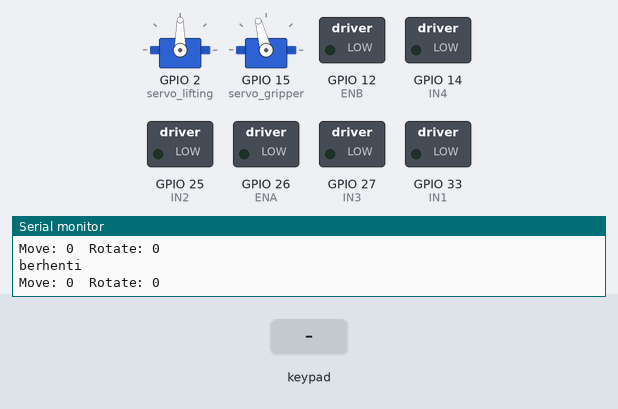
Recording of a sketch running on a simulated ESP32. On the bench: 2 × servo, switched loads named in the sketch (green lamp = pin HIGH), the last lines printed to the serial monitor. The inputs (shaded band) are chosen by the test bench. Nothing arrives over Bluetooth unless stated.

Above: at 1.2 s.
1.3 s: key 'S' pressed
At 1.53 s:
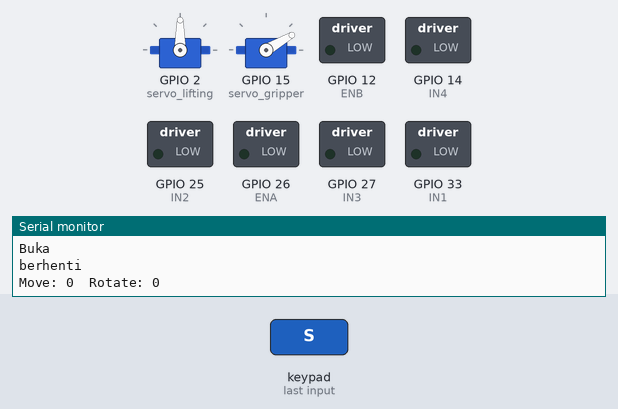
Timing chart, 0 to 4.3 s (numbered marks = the images above; inputs shaded):
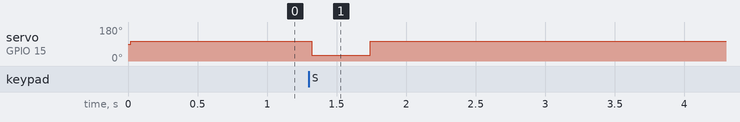

Measured:
- after the input at 1.3 s, servo on GPIO 15 (servo_gripper): 105° → 30° at once, → 105° 0.42 s later

The sketch:

transporter_unpad_new_new.ino
```cpp
#include <PS4Controller.h>
#include <ESP32Servo.h>

#define IN1 33
#define IN2 25
#define IN3 27
#define IN4 14
#define ENA 26
#define ENB 12

Servo servo_lifting;
Servo servo_gripper;

#define CH_A 0
#define CH_B 1
#define FREQ 1000
#define RESOLUTION 8
#define DEADZONE 15

int moveValue = 0;
int rotateValue = 0;

// ====================== SETUP ======================
void setup() {
  Serial.begin(115200);
  PS4.begin("38:4f:f0:8c:56:2f");
  Serial.println("PS4 Controller Ready with ps4SetEventCallback!");

  pinMode(IN1, OUTPUT);
  pinMode(IN2, OUTPUT);
  pinMode(IN3, OUTPUT);
  pinMode(IN4, OUTPUT);
  pinMode(ENA, OUTPUT);
  pinMode(ENB, OUTPUT);

  servo_lifting.attach(2, 500, 2400);
  servo_gripper.attach(15, 500, 2400);

  ledcSetup(CH_A + 4, FREQ, RESOLUTION);
  ledcSetup(CH_B + 4, FREQ, RESOLUTION);
  ledcAttachPin(ENA, CH_A + 4);
  ledcAttachPin(ENB, CH_B + 4);

  // Daftarkan callback utama
 PS4.attach(ps4Event);
}

// ====================== CALLBACK PS4 EVENT ======================
void ps4Event() {
// void ps4Event(ps4_t ps4, ps4_event_t event) {
  // ======== 1. Analognya bergerak ========
  // if (event.analog_move.stick.lx != 0 || event.analog_move.stick.ly != 0 ||
  //     event.analog_move.stick.rx != 0 || event.analog_move.stick.ry != 0) {

  //   moveValue = antiDrift(ps4.analog.stick.ly, DEADZONE);
  //   rotateValue = antiDrift(ps4.analog.stick.rx, DEADZONE);

  //   moveValue = map(moveValue, -128, 128, -255, 255);
  //   rotateValue = map(rotateValue, -128, 128, -190, 190);
  //   controlRobot(moveValue, rotateValue);
  // }

  // // ======== 2. Tombol ditekan ========
  // if (event.button_down.square) {
  //   servo_gripper.write(0);
  //   Serial.println("🟩 Gripper buka");
  // }
  // else if (event.button_down.cross) {
  //   servo_gripper.write(180);
  //   Serial.println("❌ Gripper tutup");
  // }
  // else{
  //   servo_gripper.write(90);
  // }

  // if (event.button_down.r1) {
  //   servo_lifting.write(180);
  //   Serial.println("⬆️ Lifting naik");
  // }
  // else if (event.button_down.l1) {
  //   servo_lifting.write(0);
  //   Serial.println("⬇️ Lifting turun");
  // }
  // else{
  //   servo_lifting.write(90);
  // }
  // if (event.button_down.ps) {
  //   stopMotor();
  //   Serial.println("🚨 EMERGENCY STOP!");
  // }

  moveValue = antiDrift(PS4.RStickX(), DEADZONE);
  moveValue = map(moveValue, -128, 128, -190, 190);

  // Baca nilai analog dari stick kanan (putar kiri/kanan)
  rotateValue = antiDrift(PS4.LStickY(), DEADZONE);
  rotateValue = map(rotateValue, -128, 128, -255, 255);

  // Kendali robot
  controlRobot(moveValue, rotateValue);

  // digitalWrite(IN1, HIGH);
  // digitalWrite(IN2, LOW);
  // ledcWrite(CH_A, 220);

  //Kendali servo gripper
  // if (PS4.Triangle()){
  //   servo_gripper.write(0);
  //   Serial.println("0 derajat");
  // }
  if (PS4.Square()){
    servo_gripper.write(30);
    Serial.println("Buka");
  }
  // else if (PS4.Cross()){
  //   servo_gripper.write(180);
  //   Serial.println("Tutup");
  // }
  else{
    servo_gripper.write(105);
  }


  //kendali servo lifting
  if(PS4.R1()){
    servo_lifting.write(180);
    Serial.println("naik");
  }
  else if(PS4.L1()){
    servo_lifting.write(0);
    Serial.println("turun");
  }
  else{
    servo_lifting.write(90);
    Serial.println("berhenti");
  }


  // Debug monitor
  Serial.print("Move: ");
  Serial.print(moveValue);
  Serial.print("\tRotate: ");
  Serial.println(rotateValue);

    // delay(50);


  // ======== 3. Tombol dilepas ========
  // if (event.button_down.square || event.button_down.cross) {
  //   servo_gripper.write(90);
  //   Serial.println("Gripper netral");
  // }
  // if (event.button_down.l1 || event.button_down.r1) {
  //   servo_lifting.write(90);
  //   Serial.println("Lifting berhenti");
  // }
}

// ====================== LOOP (kosong, semua lewat callback) ======================
void loop() {
  // Semua input ditangani di ps4Event()
}

// ====================== FUNCTION TAMBAHAN ======================
int antiDrift(int value, int threshold) {
  if (abs(value) < threshold) return 0;
  return value > 0 ? value - threshold : value + threshold;
}

void controlRobot(int move, int rotate) {
  int leftMotor = constrain(-move + rotate, -255, 255);
  int rightMotor = constrain(-move - rotate, -255, 255);

  // Motor kiri
  if (leftMotor > 0) {
    digitalWrite(IN3, LOW);
    digitalWrite(IN4, HIGH);
    ledcWrite(CH_B + 4, leftMotor);
  } else if (leftMotor < 0) {
    digitalWrite(IN3, HIGH);
    digitalWrite(IN4, LOW);
    ledcWrite(CH_B + 4, abs(leftMotor));
  } else {
    digitalWrite(IN3, LOW);
    digitalWrite(IN4, LOW);
    ledcWrite(CH_B + 4, 0);
  }

  // Motor kanan
  if (rightMotor > 0) {
    digitalWrite(IN1, LOW);
    digitalWrite(IN2, HIGH);
    ledcWrite(CH_A + 4, rightMotor);
  } else if (rightMotor < 0) {
    digitalWrite(IN1, HIGH);
    digitalWrite(IN2, LOW);
    ledcWrite(CH_A + 4, abs(rightMotor));
  } else {
    digitalWrite(IN1, LOW);
    digitalWrite(IN2, LOW);
    ledcWrite(CH_A + 4, 0);
  }
}

void stopMotor() {
  digitalWrite(IN1, LOW);
  digitalWrite(IN2, LOW);
  digitalWrite(IN3, LOW);
  digitalWrite(IN4, LOW);
  ledcWrite(CH_A + 4, 0);
  ledcWrite(CH_B + 4, 0);
}
```
